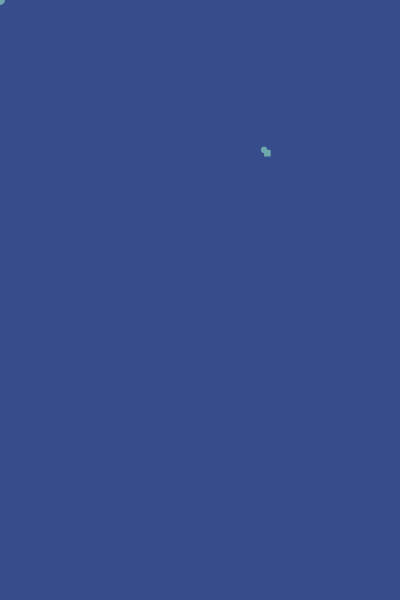
Frame 1 (no input)
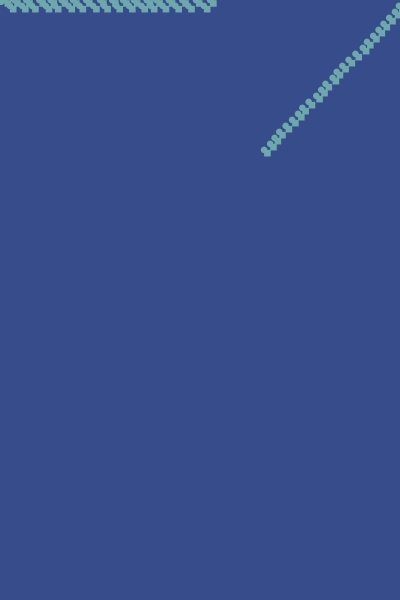
Frame 60 (the mouse pressed at the canvas centre just before this capture)
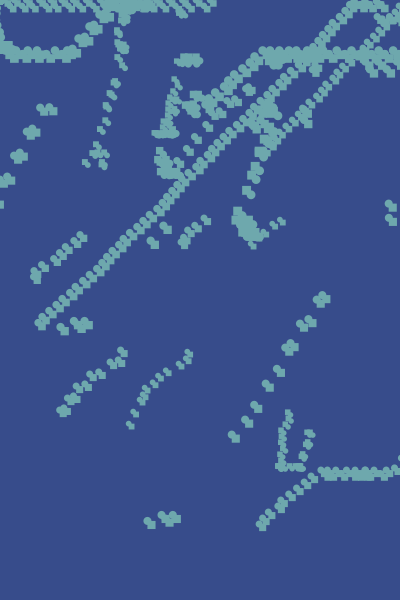
Frame 120 (the mouse held since frame 60 and released just before this capture)

The Processing sketch that drew these frames (run headless with seeded random() and noise(); from frame 60 on, the mouse is pressed at the canvas centre):

// Processing sketch: processing_4430
// ── processing_4430.pde

//Zeinab Haidar - Digital computation Studio an ineractive display
//reference francisca concha r 'drinkcoke'http://www.openprocessing.org/visuals/?visualID=3355

Pincel[] p;   
   
void setup(){   
  size(400,600);   
  smooth();   
  background(#374C8B);  
  frameRate(35);  
   
  p = new Pincel[100];   
  for(int i = 0; i < 20; i++){   
    p[i] = new Pincel();   
  }   
}   
   
   
void draw(){   
  for(int i = 0; i < 15 ; i++){ 
    p[i].dibuja();   
  }   
}   
   
class Pincel{   
  float x, y;   
  float diam;   
  color col;   
  int edad, edadMax;   
   
  Pincel(){   
    x = random(width);   
    y = random(height);   
    diam = random(5,10);   
    col = color(110, 168, 173);  
    edad = 1;   
    edadMax = round(random(300, 300));   
  }   
   
  void dibuja(){   
    calc();   
    noStroke();   
    fill(col);   
    translate(x,y);  
  rotate(PI);  
  
    rect(x,y, diam*1.0, diam); 
  ellipse(x,y, diam*1.0, diam);  
  }   
   
   
  void calc(){   
     
    x +=(random(4,8));   
    y += (random(-6, -6));  
    x = x % width;   
    y = y % height;   
   
    if (x < 0) x *= 1;   
    if (y < 0) y *= -1;   
  
   
    edad ++;   
   
    if(edad >= edadMax) new Pincel();   
  }   
}   
   
 void mousePressed () {   
setup(); 
}  
  
